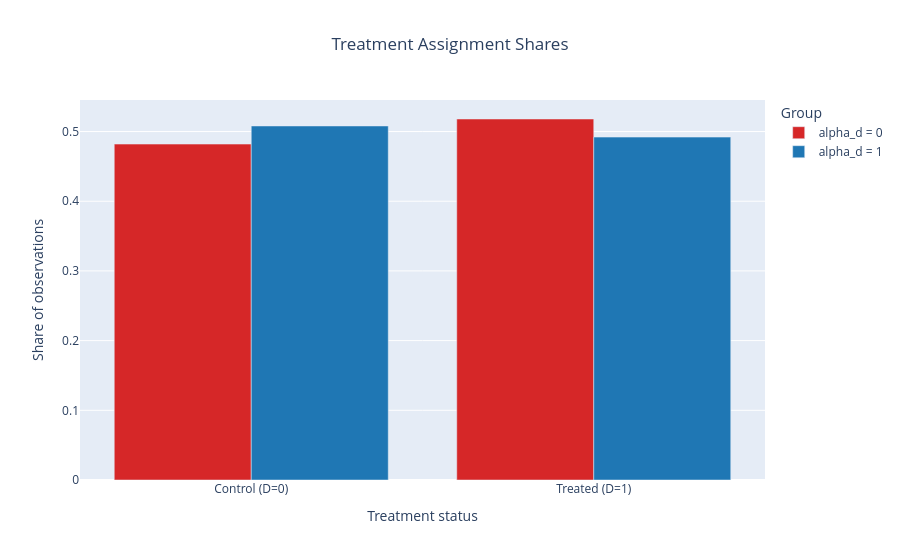

Notebook code for this chart:
### Code cell
p0 = data_0["D"].mean()
p1 = data_1["D"].mean()

fig = go.Figure()

fig.add_trace(go.Bar(
    name="alpha_d = 0",
    x=["Control (D=0)", "Treated (D=1)"],
    y=[1 - p0, p0],
    marker_color="#d62728"
))

fig.add_trace(go.Bar(
    name="alpha_d = 1",
    x=["Control (D=0)", "Treated (D=1)"],
    y=[1 - p1, p1],
    marker_color="#1f77b4"
))

fig.update_layout(
    barmode="group",
    title={"text": "Treatment Assignment Shares", "x": 0.5},
    yaxis_title="Share of observations",
    xaxis_title="Treatment status",
    legend_title_text="Group"
)

fig.show()

### Figure 1 — Plotly figure (JSON) as saved in the notebook; plotly's stock layout.template omitted (floating-point values rounded to 4 significant figures)
{"data": [{"marker": {"color": "#d62728"}, "name": "alpha_d = 0", "type": "bar", "x": ["Control (D=0)", "Treated (D=1)"], "y": [0.482, 0.518]}, {"marker": {"color": "#1f77b4"}, "name": "alpha_d = 1", "type": "bar", "x": ["Control (D=0)", "Treated (D=1)"], "y": [0.508, 0.492]}], "layout": {"barmode": "group", "legend": {"title": {"text": "Group"}}, "title": {"text": "Treatment Assignment Shares", "x": 0.5}, "xaxis": {"title": {"text": "Treatment status"}}, "yaxis": {"title": {"text": "Share of observations"}}}}
